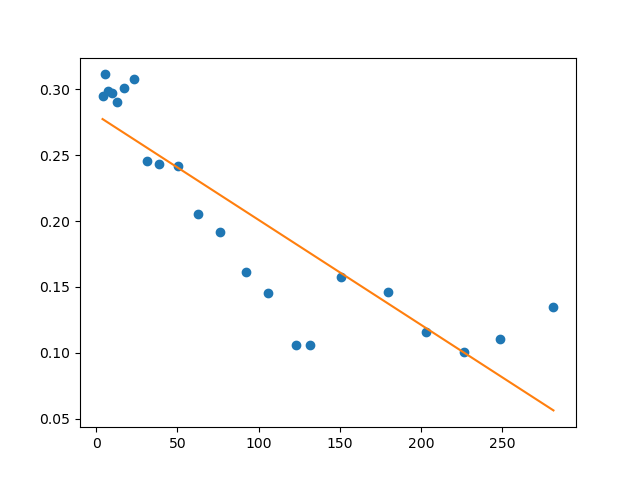

The script that drew this image:
from sklearn import linear_model
import numpy as np
import matplotlib.pyplot as plt

x = [3.9, 5.3, 7.2, 9.6, 12.9, 17.1, 23.2, 31.4,
     38.6, 50.2, 62.9, 76.0, 92.0, 105.7, 122.8, 131.7,
     150.7, 179.3, 203.2, 226.5, 248.7, 281.4]

t = np.arange(1790, 2010, 10)
t = (t - 1790) / 10

n = len(x)

# delta_x / delta_t
dxk = np.zeros(n)
dxk[0] = (-3 * x[0] + 4 * x[1] - x[2]) / 20
dxk[n-1] = (x[n-3] - 4 * x[n-2] + 3 * x[n-1]) / 20
for i in range(1, n-1):
    dxk[i] = (x[i+1] - x[i-1]) / 20

# y = delta_x / (delta_t * x)
y = dxk / x

data = np.array(x).reshape(-1, 1)
reg = linear_model.LinearRegression()
reg.fit(data, y)

# y = r - (r/xm)x
r = reg.intercept_
xm = -(r / reg.coef_)

print(r, xm)

y_pred = reg.predict(data)
y_pred *= 10


fig, ax = plt.subplots()
ax.plot(x, y*10, 'o', x, y_pred, '-')
plt.show()
